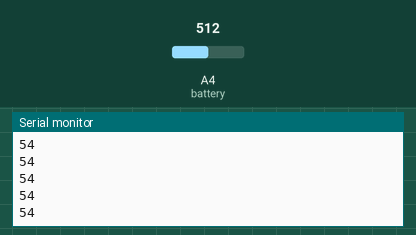
A sketch run on a simulated Arduino Uno, built with avr-gcc and run on an emulated ATmega328P. Parts: the last lines printed to the serial monitor. The test bench sets the inputs (shaded band); at power-on: A4 (battery) = 512.

Above: at 1.2 s.
1.3 s: A4 (battery) set to 716
At 2.4 s:
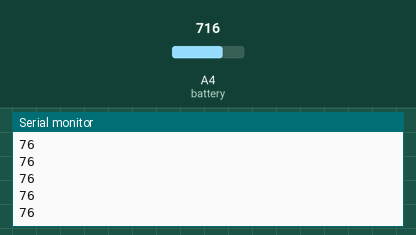
2.8 s: A4 (battery) set to 900
At 3.4 s:
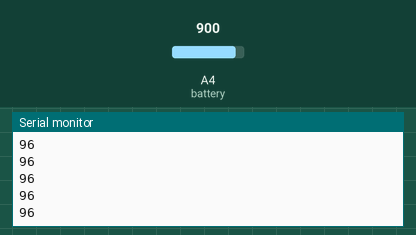
Timing chart, 0 to 5.8 s (numbered marks = the images above; inputs shaded):
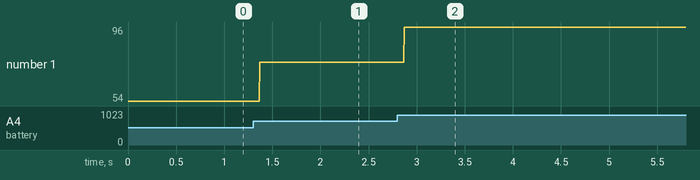

The sketch:

BATTERY_LEVEL_TEST.ino
```cpp
int battery = A4;
int battery_Level;

void setup() {
  // put your setup code here, to run once:
  pinMode(battery, INPUT);
  Serial.begin(9600);
}

void loop() {
  battery_Level = analogRead(battery);
  int data = map(battery_Level, 10, 930, 0, 100);
  Serial.println(data);
  // put your main code here, to run repeatedly:
}
```

Measured:
- after the input at 1.3 s, the serial monitor: prints a new line after 0.07 s (image 1)
- after the input at 2.8 s, the serial monitor: prints a new line after 0.07 s (image 2)
- plotted number 1: 54 → 76 after the input at 1.3 s, 76 → 96 after the input at 2.8 s
